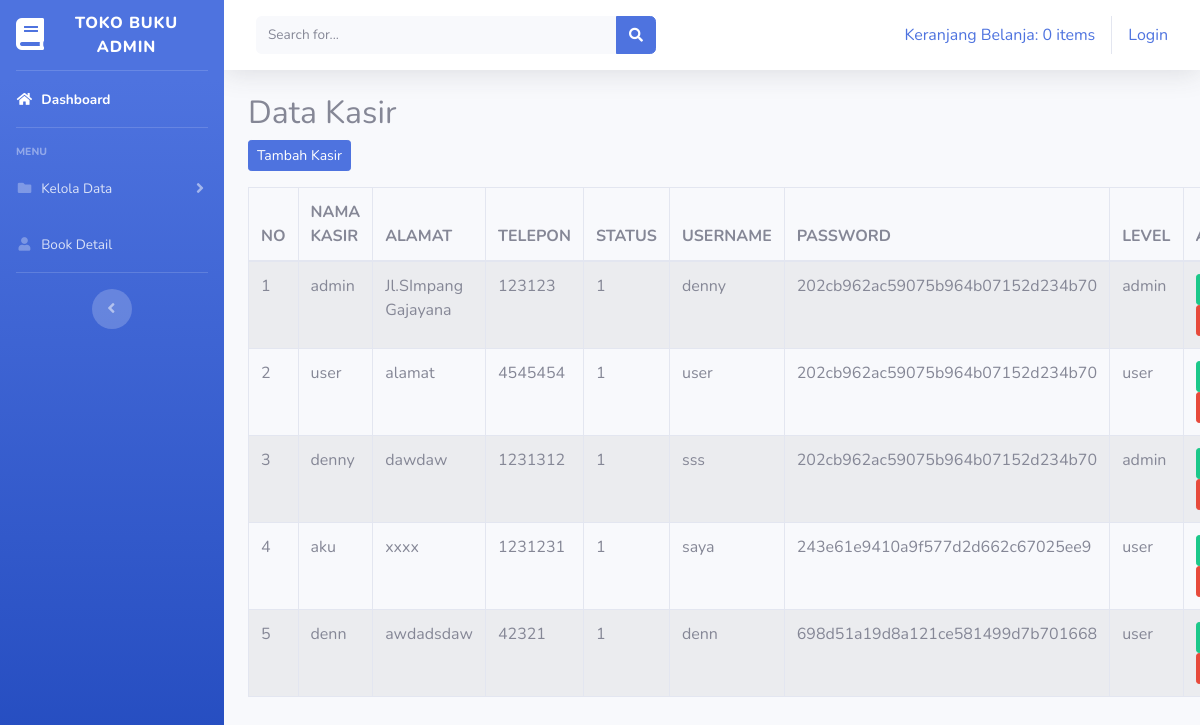
Page /index.php/kasir on the committed database.
### tables this page shows
CREATE TABLE `kasir` (
  `id_kasir` int(11) NOT NULL,
  `nama` varchar(255) NOT NULL,
  `alamat` text NOT NULL,
  `telepon` int(15) NOT NULL,
  `status` enum('0','1') NOT NULL,
  `username` varchar(155) NOT NULL,
  `password` varchar(155) NOT NULL,
  `level` varchar(50) NOT NULL
);

### application/controllers/Kasir.php (called while the page is built, shortened)
<?php
class Kasir extends CI_Controller
{
    public function __construct()
    {
        $this->load->model('model_kasir');
    }
    public function index()
    {
        $data['kasir'] = $this->model_kasir->data_kasir()->result();
        $this->load->view('templates_admin/header');
        $this->load->view('templates_admin/sidebar');
        $this->load->view('data_kasir/kasir', $data);
        $this->load->view('templates_admin/footer');
    }
}

### index.php (called while the page is built, shortened)
<?php
require_once BASEPATH.'core/CodeIgniter.php';

### application/models/model_kasir.php (called while the page is built, shortened)
<?php
class Model_kasir extends CI_Model
{
       public function data_kasir()
       {
              return $this->db->get('kasir');
       }
}

### application/views/data_kasir/kasir.php (the view, shortened to what this page needs)
<div class="container-fluid">
    <div class="row">
        <div class="col">
            <div class="content-wrapper">
                <h2>Data Kasir</h2>
                <button class="btn btn-sm btn-primary mb-3" data-toggle="modal" data-target="#tambah">Tambah Kasir</button>
                <table class="table table-bordered table-hover table-striped">
                    <thead>
                        <tr>
                            <th>NO</th>
                            <th>NAMA KASIR</th>
                            <th>ALAMAT</th>
                            <th>TELEPON</th>
                            <th>STATUS</th>
                            <th>USERNAME</th>
                            <th>PASSWORD</th>
                            <th>LEVEL</th>
                            <th>AKSI</th>
                        </tr>
                    </thead>
                    <tbody>
                        <?php $no = 1;
                        foreach ($kasir as $k) : ?>
                            <tr>
                                <td><?= $no++ ?></td>
                                <td><?= $k->nama ?></td>
                                <td><?= $k->alamat ?></td>
                                <td><?= $k->telepon ?></td>
                                <td><?= $k->status ?></td>
                                <td><?= $k->username ?></td>
                                <td><?= $k->password ?></td>
                                <td><?= $k->level ?></td>
                                <td>
                                   <a href="<?= base_url() . 'kasir/edit/' . $k->id_kasir ?>">
                                          <div class="btn btn-success btn-sm">Edit</div>
                                   </a>
                                   <a href="<?= base_url() . 'kasir/delete/' . $k->id_kasir ?>">
                                          <div class="btn btn-danger btn-sm">Hapus</div>
                                   </a>
                            </td>
                            </tr>
                        <?php endforeach; ?>
                    </tbody>
                </table>
            </div>
        </div>
    </div>
</div>

### rows in the picture
kasir: nama "admin", alamat "Jl.SImpang Gajayana", telepon "123123", status "1", username "denny", password "202cb962ac59075b964b07152d234b70", level "admin"
kasir: nama "user", alamat "alamat", telepon "4545454", status "1", username "user", password "202cb962ac59075b964b07152d234b70", level "user"
kasir: nama "denny", alamat "dawdaw", telepon "1231312", status "1", username "sss", password "202cb962ac59075b964b07152d234b70", level "admin"
kasir: nama "aku", alamat "xxxx", telepon "1231231", status "1", username "saya", password "243e61e9410a9f577d2d662c67025ee9", level "user"
kasir: nama "denn", alamat "awdadsdaw", telepon "42321", status "1", username "denn", password "698d51a19d8a121ce581499d7b701668", level "user"

### other values in the picture
anchor('dashboard/detail_keranjang', $keranjang) "Keranjang Belanja: 0 items"
anchor('auth/login', 'Login') "Login"
